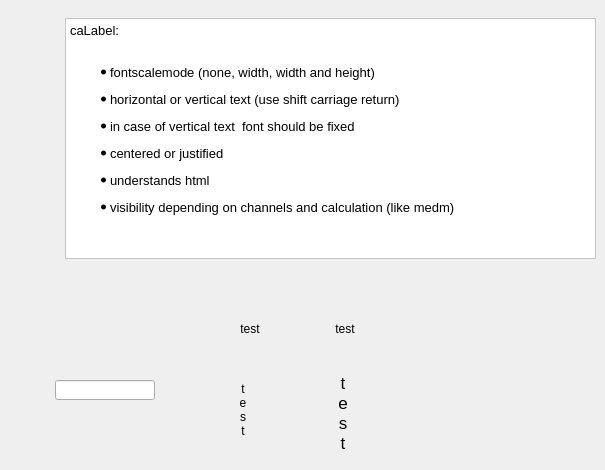
      <widget class="QWidget" name="tab">
       <attribute name="title">
        <string>caLabel</string>
       </attribute>
       <widget class="caLabel" name="calabel">
        <property name="geometry">
         <rect>
          <x>235</x>
          <y>370</y>
          <width>16</width>
          <height>81</height>
         </rect>
        </property>
        <property name="text">
         <string>&lt;html&gt;&lt;head/&gt;&lt;body&gt;&lt;p align=&quot;center&quot;&gt;t&lt;br/&gt;e&lt;br/&gt;s&lt;br/&gt;t&lt;/p&gt;&lt;/body&gt;&lt;/html&gt;</string>
        </property>
       </widget>
       <widget class="caLabel" name="calabel_2">
        <property name="geometry">
         <rect>
          <x>205</x>
          <y>315</y>
          <width>90</width>
          <height>28</height>
         </rect>
        </property>
        <property name="text">
         <string>test</string>
        </property>
        <property name="alignment">
         <set>Qt::AlignCenter</set>
        </property>
        <property name="fontScaleMode">
         <enum>ESimpleLabel::WidthAndHeight</enum>
        </property>
        <property name="colorMode">
         <enum>caLabel::Alarm</enum>
        </property>
        <property name="visibility">
         <enum>caLabel::IfZero</enum>
        </property>
        <property name="visibilityCalc">
         <string notr="true"/>
        </property>
        <property name="channel" stdset="0">
         <string notr="true">ACM:COUNT:1</string>
        </property>
       </widget>
       <widget class="QTextEdit" name="textEdit">
        <property name="geometry">
         <rect>
          <x>65</x>
          <y>18</y>
          <width>531</width>
          <height>241</height>
         </rect>
        </property>
        <property name="styleSheet">
         <string notr="true">
QWidget {background: white;} </string>
        </property>
        <property name="html">
         <string>&lt;!DOCTYPE HTML PUBLIC &quot;-//W3C//DTD HTML 4.0//EN&quot; &quot;http://www.w3.org/TR/REC-html40/strict.dtd&quot;&gt;
&lt;html&gt;&lt;head&gt;&lt;meta name=&quot;qrichtext&quot; content=&quot;1&quot; /&gt;&lt;style type=&quot;text/css&quot;&gt;
p, li { white-space: pre-wrap; }
&lt;/style&gt;&lt;/head&gt;&lt;body style=&quot; font-family:'Sans Serif'; font-size:10pt; font-weight:400; font-style:normal;&quot;&gt;
&lt;p style=&quot; margin-top:0px; margin-bottom:0px; margin-left:0px; margin-right:0px; -qt-block-indent:0; text-indent:0px;&quot;&gt;caLabel: &lt;/p&gt;
&lt;p style=&quot;-qt-paragraph-type:empty; margin-top:0px; margin-bottom:0px; margin-left:0px; margin-right:0px; -qt-block-indent:0; text-indent:0px;&quot;&gt;&lt;br /&gt;&lt;/p&gt;
&lt;ul style=&quot;margin-top: 0px; margin-bottom: 0px; margin-left: 0px; margin-right: 0px; -qt-list-indent: 1;&quot;&gt;&lt;li style=&quot; margin-top:12px; margin-bottom:0px; margin-left:0px; margin-right:0px; -qt-block-indent:0; text-indent:0px;&quot;&gt;fontscalemode (none, width, width and height)&lt;/li&gt;
&lt;li style=&quot; margin-top:12px; margin-bottom:0px; margin-left:0px; margin-right:0px; -qt-block-indent:0; text-indent:0px;&quot;&gt;horizontal or vertical text (use shift carriage return)&lt;/li&gt;
&lt;li style=&quot; margin-top:12px; margin-bottom:0px; margin-left:0px; margin-right:0px; -qt-block-indent:0; text-indent:0px;&quot;&gt;in case of vertical text  font should be fixed&lt;/li&gt;
&lt;li style=&quot; margin-top:12px; margin-bottom:0px; margin-left:0px; margin-right:0px; -qt-block-indent:0; text-indent:0px;&quot;&gt;centered or justified&lt;/li&gt;
&lt;li style=&quot; margin-top:12px; margin-bottom:0px; margin-left:0px; margin-right:0px; -qt-block-indent:0; text-indent:0px;&quot;&gt;understands html&lt;/li&gt;
&lt;li style=&quot; margin-top:12px; margin-bottom:0px; margin-left:0px; margin-right:0px; -qt-block-indent:0; text-indent:0px;&quot;&gt;visibility depending on channels and calculation (like medm)&lt;/li&gt;&lt;/ul&gt;
&lt;p style=&quot;-qt-paragraph-type:empty; margin-top:0px; margin-bottom:0px; margin-left:0px; margin-right:0px; -qt-block-indent:0; text-indent:0px;&quot;&gt;&lt;br /&gt;&lt;/p&gt;&lt;/body&gt;&lt;/html&gt;</string>
        </property>
       </widget>
       <widget class="caLabel" name="calabel_4">
        <property name="geometry">
         <rect>
          <x>300</x>
          <y>315</y>
          <width>90</width>
          <height>28</height>
         </rect>
        </property>
        <property name="text">
         <string>test</string>
        </property>
        <property name="alignment">
         <set>Qt::AlignCenter</set>
        </property>
        <property name="fontScaleMode">
         <enum>ESimpleLabel::WidthAndHeight</enum>
        </property>
        <property name="background">
         <color alpha="0">
          <red>160</red>
          <green>160</green>
          <blue>164</blue>
         </color>
        </property>
       </widget>
       <widget class="caLabel" name="calabel_3">
        <property name="geometry">
         <rect>
          <x>335</x>
          <y>365</y>
          <width>16</width>
          <height>96</height>
         </rect>
        </property>
        <property name="font">
         <font>
          <pointsize>13</pointsize>
         </font>
        </property>
        <property name="text">
         <string>&lt;html&gt;&lt;head/&gt;&lt;body&gt;&lt;p align=&quot;center&quot;&gt;t&lt;br/&gt;e&lt;br/&gt;s&lt;br/&gt;t&lt;/p&gt;&lt;/body&gt;&lt;/html&gt;</string>
        </property>
        <property name="fontScaleMode">
         <enum>ESimpleLabel::None</enum>
        </property>
        <property name="background">
         <color alpha="0">
          <red>160</red>
          <green>160</green>
          <blue>164</blue>
         </color>
        </property>
       </widget>
       <widget class="caLineEdit" name="calineedit_3">
        <property name="geometry">
         <rect>
          <x>55</x>
          <y>380</y>
          <width>100</width>
          <height>20</height>
         </rect>
        </property>
        <property name="channel" stdset="0">
         <string notr="true">ACM:COUNT:1</string>
        </property>
        <property name="background">
         <color>
          <red>255</red>
          <green>255</green>
          <blue>255</blue>
         </color>
        </property>
        <property name="colorMode">
         <enum>caLineEdit::Static</enum>
        </property>
        <property name="precisionMode">
         <enum>caLineEdit::User</enum>
        </property>
        <property name="unitsEnabled">
         <bool>true</bool>
        </property>
       </widget>
      </widget>
